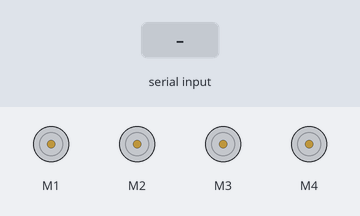
Simulated run of this sketch. Board: Arduino Uno, built with avr-gcc and run on an emulated ATmega328P. On the bench: 4 × DC motor (green arrow = forward, orange = backward, longer = faster). Inputs (shaded band) come from the test bench.

Above: at 1.2 s.
1.3 s: "S" received over Serial
At 2.5 s:
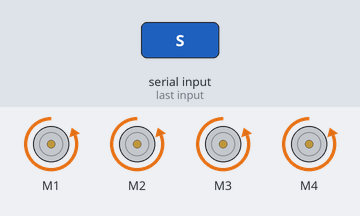
2.8 s: "F" received over Serial
At 3.7 s:
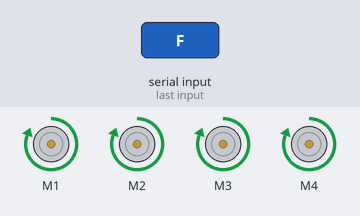
4.3 s: "L" received over Serial
At 4.9 s:
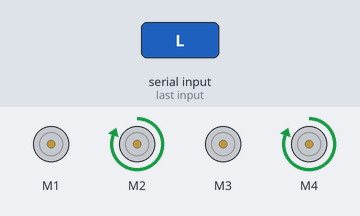
5.8 s: "R" received over Serial
At 7.2 s:
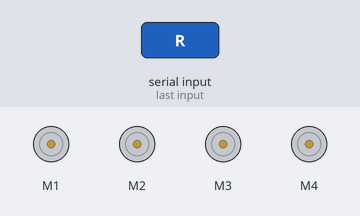
Timing chart, 0 to 8.3 s (numbered marks = the images above; inputs shaded):
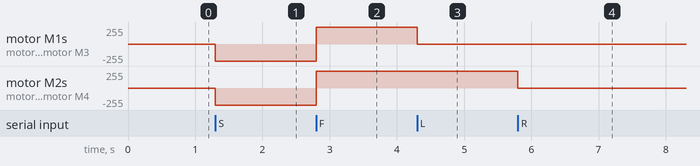

The sketch:

arduino_code.ino
```cpp
#include <AFMotor.h>

AF_DCMotor motor1(1); // Declare motor1 at pin 1 of Shield
AF_DCMotor motor2(2); // Declare motor2 at pin 2 of Shield
AF_DCMotor motor3(3); // Declare motor3 at pin 3 of Shield
AF_DCMotor motor4(4); // Declare motor4 at pin 4 of Shield

bool goLeftActive = false;
bool goRightActive = false;
int goLeftCount = 0;
int goRightCount = 0;

void setup() {
  Serial.begin(115200); // Start Serial communication with a baud rate of 115200
  // Start the motors
  motor1.setSpeed(255); // Set speed (range from 0 to 255)
  motor2.setSpeed(255);
  motor3.setSpeed(255);
  motor4.setSpeed(255);
}

void loop() {
  if (Serial.available() > 0) {
    // Read data from Serial
    char command = Serial.read();
    // Control motors based on data received from Python
    if (command == 'S') {
      // Run all motors at maximum speed, but the direction of rotation is BACKWARD instead of FORWARD
      motor1.run(BACKWARD);
      motor2.run(BACKWARD);
      motor3.run(BACKWARD);
      motor4.run(BACKWARD);
      // Reset counter and status variables
      goLeftActive = false;
      goRightActive = false;
      goLeftCount = 0;
      goRightCount = 0;
    } else if (command == 'F') {
      // Run all motors at maximum speed
      motor1.run(FORWARD);
      motor2.run(FORWARD);
      motor3.run(FORWARD);
      motor4.run(FORWARD);
      // Reset counter and status variables
      goLeftActive = false;
      goRightActive = false;
      goLeftCount = 0;
      goRightCount = 0;
    } else if (command == 'L') {
      // Pause motor 1 and motor 3 if not already paused
      if (!goLeftActive) {
        motor1.run(RELEASE);
        motor3.run(RELEASE);
        goLeftActive = true;
      }
      goLeftCount++;
    } else if (command == 'R') {
      // Pause motor 2 and motor 4 if not already paused
      if (!goRightActive) {
        motor2.run(RELEASE);
        motor4.run(RELEASE);
        goRightActive = true;
      }
      goRightCount++;
    }

    // Check if Python has stopped sending the "Go left" signal
    if (goLeftActive && command != 'L') {
      goLeftActive = false;
      // Reactivate motor 1 and motor 3 if the "Go left" signal has been received enough times
      if (goLeftCount >= 3) {
        motor1.run(FORWARD);
        motor3.run(FORWARD);
        goLeftCount = 0;
      }
    }

    // Check if Python has stopped sending the "Go right" signal
    if (goRightActive && command != 'R') {
      goRightActive = false;
      // Reactivate motor 2 and motor 4 if the "Go right" signal has been received enough times.
      if (goRightCount >= 3) {
        motor2.run(FORWARD);
        motor4.run(FORWARD);
        goRightCount = 0;
      }
    }
  }
}
```

Measured:
- after the input at 1.3 s, motor M1–4: stopped → backward 255/255 at once
- after the input at 2.8 s, motor M1–4: backward 255/255 → forward 255/255 at once
- after the input at 4.3 s, motor M1, motor M3: forward 255/255 → stopped at once
- after the input at 5.8 s, motor M2, motor M4: forward 255/255 → stopped at once
